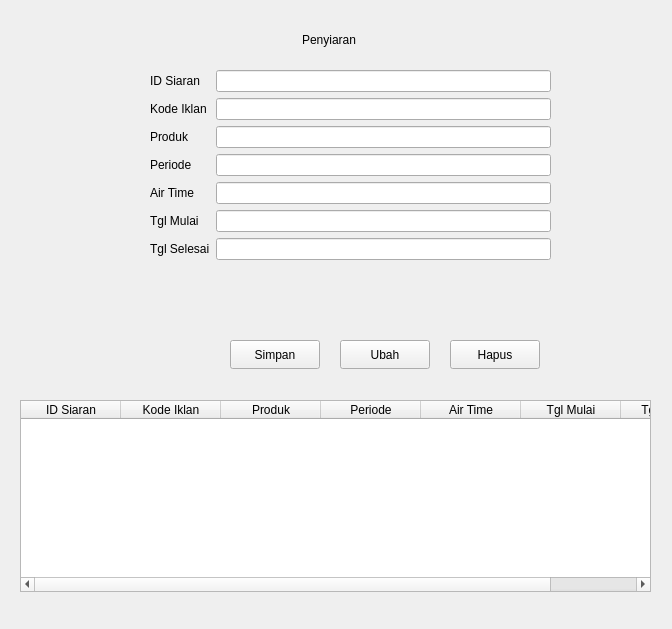
<?xml version="1.0" encoding="UTF-8"?>
<ui version="4.0">
 <class>Form</class>
 <widget class="QWidget" name="Form">
  <property name="geometry">
   <rect>
    <x>0</x>
    <y>0</y>
    <width>672</width>
    <height>629</height>
   </rect>
  </property>
  <property name="windowTitle">
   <string>Form</string>
  </property>
  <widget class="QWidget" name="formLayoutWidget">
   <property name="geometry">
    <rect>
     <x>150</x>
     <y>70</y>
     <width>401</width>
     <height>251</height>
    </rect>
   </property>
   <layout class="QFormLayout" name="formLayout">
    <item row="0" column="0">
     <widget class="QLabel" name="iDSiaranLabel">
      <property name="text">
       <string>ID Siaran</string>
      </property>
     </widget>
    </item>
    <item row="0" column="1">
     <widget class="QLineEdit" name="iDSiarLineEdit"/>
    </item>
    <item row="1" column="0">
     <widget class="QLabel" name="kodeIklanLabel">
      <property name="text">
       <string>Kode Iklan</string>
      </property>
     </widget>
    </item>
    <item row="1" column="1">
     <widget class="QLineEdit" name="kodeIklanLineEdit"/>
    </item>
    <item row="2" column="0">
     <widget class="QLabel" name="produkLabel">
      <property name="text">
       <string>Produk</string>
      </property>
     </widget>
    </item>
    <item row="2" column="1">
     <widget class="QLineEdit" name="produkLineEdit"/>
    </item>
    <item row="3" column="0">
     <widget class="QLabel" name="periodeLabel">
      <property name="text">
       <string>Periode</string>
      </property>
     </widget>
    </item>
    <item row="4" column="0">
     <widget class="QLabel" name="airTimeLabel">
      <property name="text">
       <string>Air Time</string>
      </property>
     </widget>
    </item>
    <item row="4" column="1">
     <widget class="QLineEdit" name="airTimeLineEdit"/>
    </item>
    <item row="5" column="0">
     <widget class="QLabel" name="tglMulaiLabel">
      <property name="text">
       <string>Tgl Mulai</string>
      </property>
     </widget>
    </item>
    <item row="5" column="1">
     <widget class="QLineEdit" name="tglMulaiLineEdit"/>
    </item>
    <item row="6" column="0">
     <widget class="QLabel" name="tglSelesaiLabel">
      <property name="text">
       <string>Tgl Selesai</string>
      </property>
     </widget>
    </item>
    <item row="6" column="1">
     <widget class="QLineEdit" name="tglSelesaiLineEdit"/>
    </item>
    <item row="3" column="1">
     <widget class="QLineEdit" name="periodeLineEdit"/>
    </item>
   </layout>
  </widget>
  <widget class="QTableWidget" name="tableWidget">
   <property name="geometry">
    <rect>
     <x>20</x>
     <y>400</y>
     <width>631</width>
     <height>192</height>
    </rect>
   </property>
   <column>
    <property name="text">
     <string>ID Siaran</string>
    </property>
   </column>
   <column>
    <property name="text">
     <string>Kode Iklan</string>
    </property>
   </column>
   <column>
    <property name="text">
     <string>Produk</string>
    </property>
   </column>
   <column>
    <property name="text">
     <string>Periode</string>
    </property>
   </column>
   <column>
    <property name="text">
     <string>Air Time</string>
    </property>
   </column>
   <column>
    <property name="text">
     <string>Tgl Mulai</string>
    </property>
   </column>
   <column>
    <property name="text">
     <string>Tgl Selesai</string>
    </property>
   </column>
  </widget>
  <widget class="QLabel" name="label">
   <property name="geometry">
    <rect>
     <x>302</x>
     <y>30</y>
     <width>71</width>
     <height>20</height>
    </rect>
   </property>
   <property name="text">
    <string>Penyiaran</string>
   </property>
  </widget>
  <widget class="QPushButton" name="simpanButton">
   <property name="geometry">
    <rect>
     <x>230</x>
     <y>340</y>
     <width>90</width>
     <height>29</height>
    </rect>
   </property>
   <property name="text">
    <string>Simpan</string>
   </property>
  </widget>
  <widget class="QPushButton" name="ubahButton">
   <property name="geometry">
    <rect>
     <x>340</x>
     <y>340</y>
     <width>90</width>
     <height>29</height>
    </rect>
   </property>
   <property name="text">
    <string>Ubah</string>
   </property>
  </widget>
  <widget class="QPushButton" name="hapusButton">
   <property name="geometry">
    <rect>
     <x>450</x>
     <y>340</y>
     <width>90</width>
     <height>29</height>
    </rect>
   </property>
   <property name="text">
    <string>Hapus</string>
   </property>
  </widget>
 </widget>
 <resources/>
 <connections/>
</ui>
